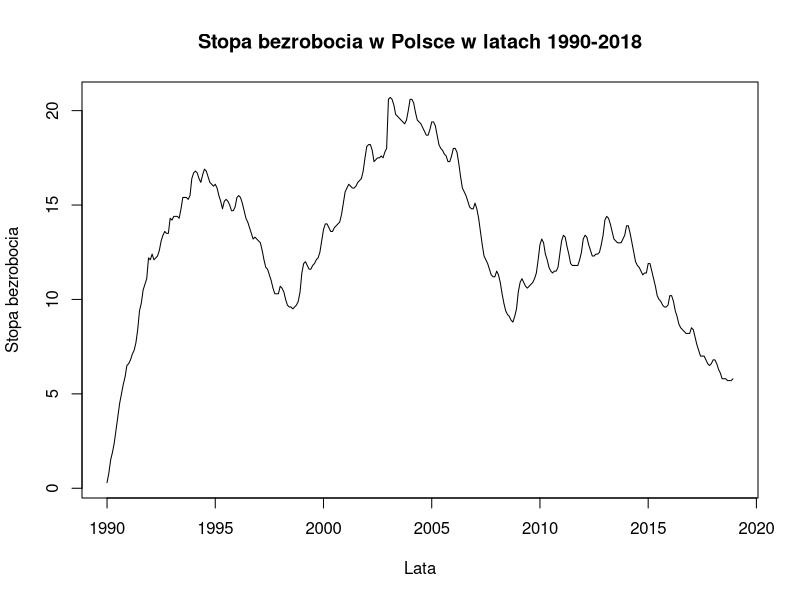
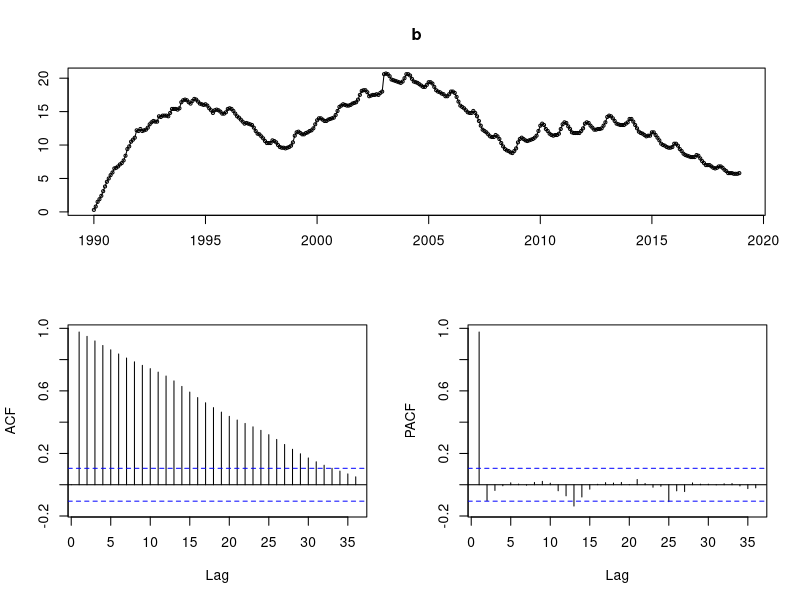
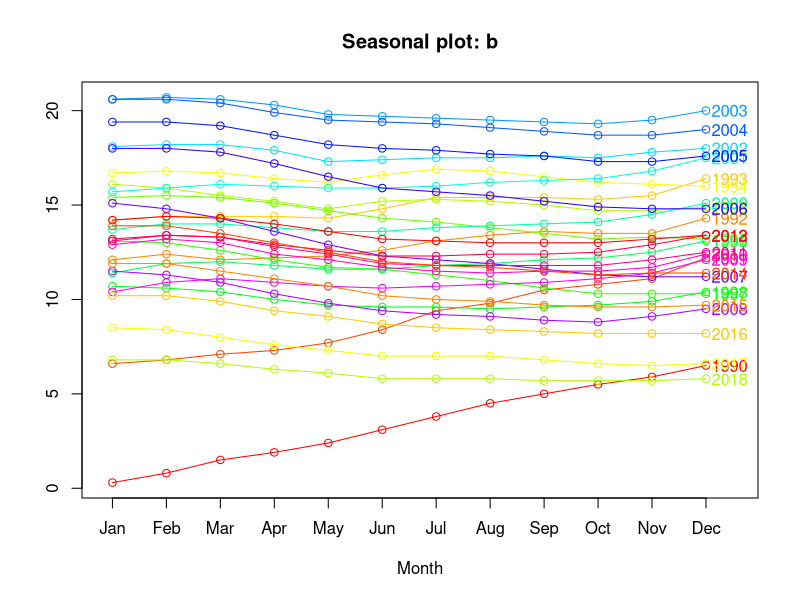
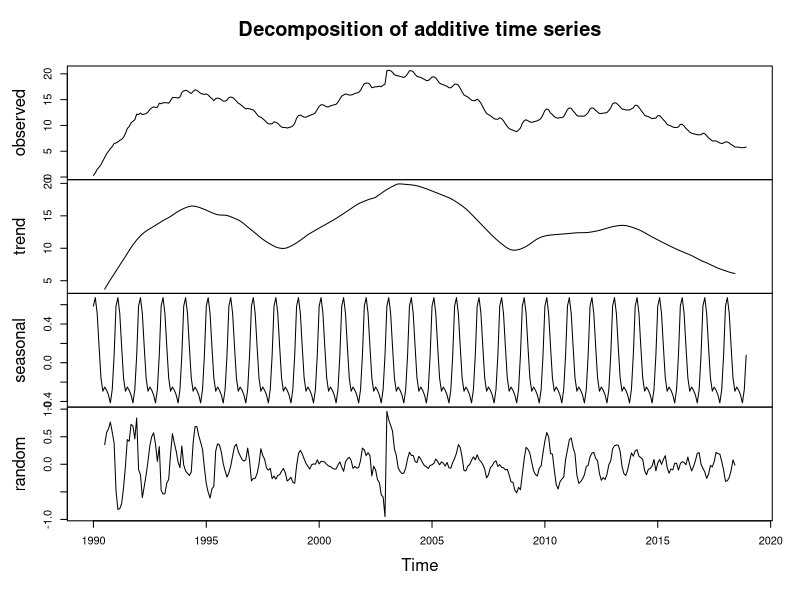
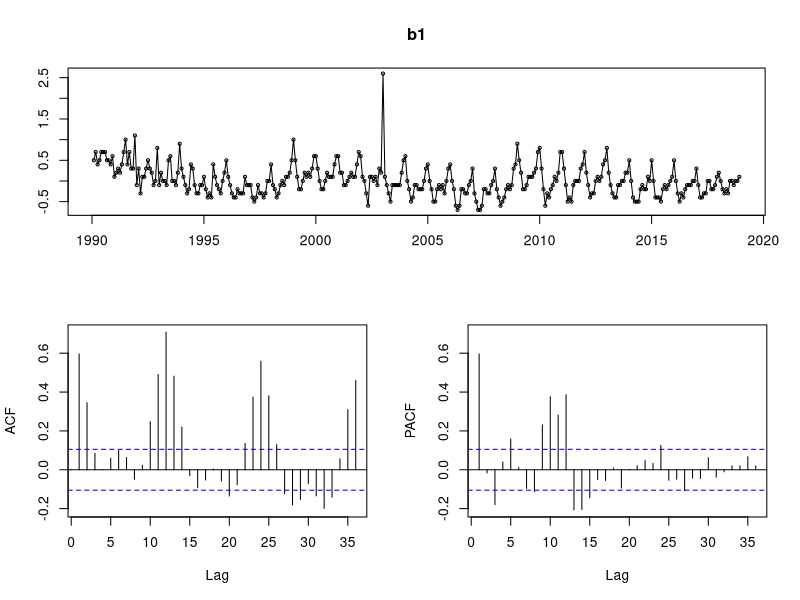
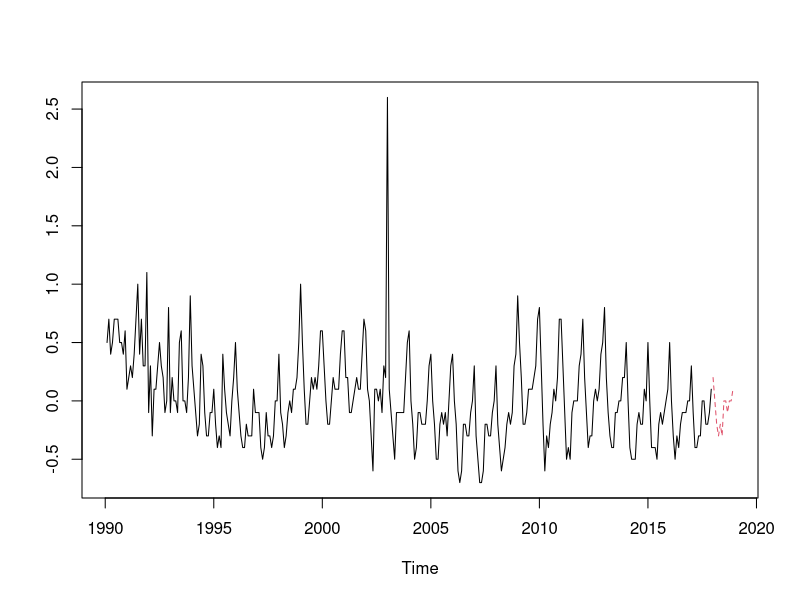
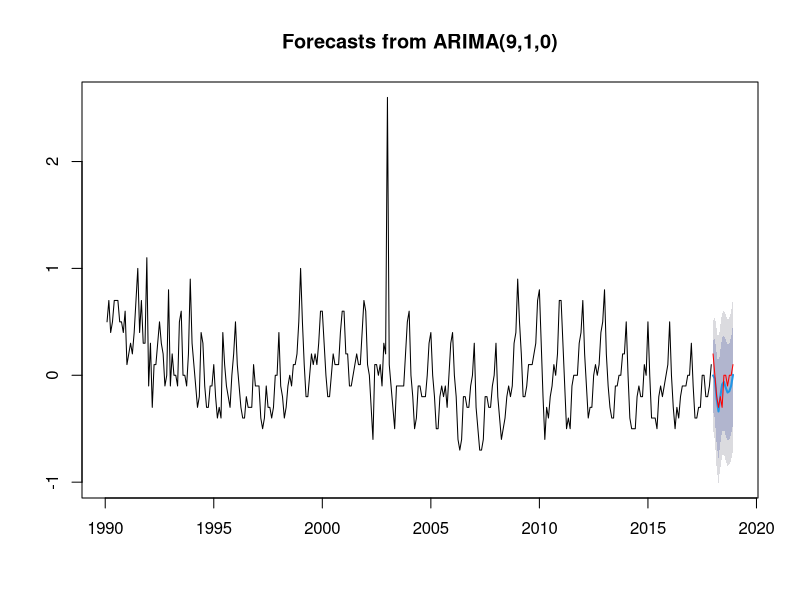
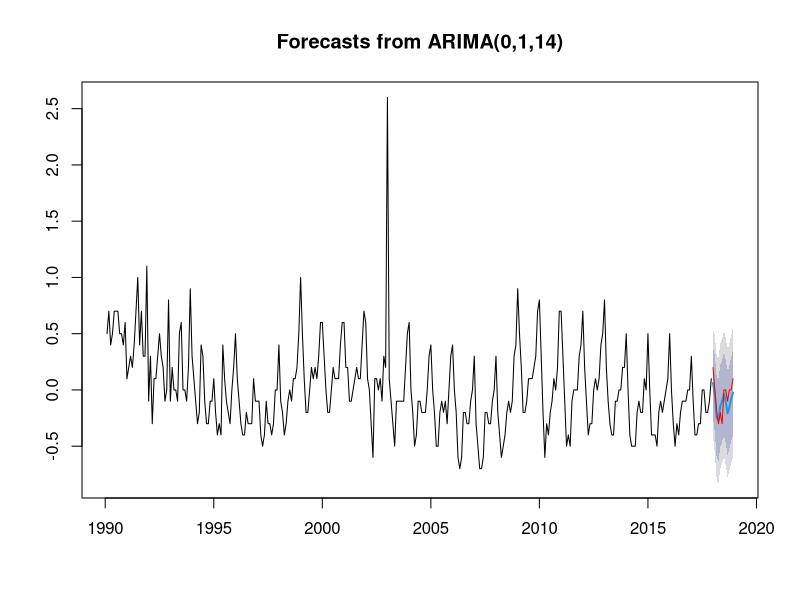

R code for these plots, in order:
## ---- chunk 1
knitr::opts_chunk$set(echo = TRUE)
library(zoo)
library(forecast)
library(dplyr)
library(stats)
library(tseries)
## ---- chunk 2
options(max.print = 99999999) 
bezrobocie<-read.csv2(file="dane2018.csv", header = TRUE, sep = ";", dec = ",")
## ---- chunk 3
b=ts(bezrobocie$kolumna, start=1990, frequency=12)
b
## ---- chunk 4
plot(b, main = "Stopa bezrobocia w Polsce w latach 1990-2018", ylab = "Stopa bezrobocia",xlab = "Lata")
## ---- chunk 5
tsdisplay(b)
## ---- chunk 6

adf.test(b, alternative = "stationary")

## ---- chunk 7
seasonplot ( b, col = rainbow (23),year.labels = TRUE)
## ---- chunk 8
b.dekomp <- decompose(b)
plot(b.dekomp)
## ---- chunk 9
b1<-diff(b)
tsdisplay(b1)
## ---- chunk 10
adf.test(b1, alternative = "stationary")
## ---- chunk 11
p<-9
q<-14
d<-1
## ---- chunk 12
train<-window(b1,end= c(2017,12))
test<-window(b1,start=c(2018,1))
## ---- chunk 13
ts.plot(train, test, col=1:2, lty=c(1,2))
## ---- chunk 14
AR<-arima(train, c(p,d,0))
summary(AR)
## ---- chunk 15
MA<-arima(train, c(0,d,q))
summary(MA)
## ---- chunk 16
ARIMA<- auto.arima(train)
summary(ARIMA)
## ---- chunk 17
lambda = BoxCox.lambda(train)
lambda
bc<-BoxCox(train, lambda= 1)
testbc<-BoxCox(test,lambda=1)
BC <- auto.arima(bc)
summary(BC)
## ---- chunk 18
prognozaAR<-forecast(AR,h=length(test))
plot(prognozaAR,type="l")
lines(test, col="red")
## ---- chunk 19
prognozaMA<-forecast(MA,h=length(test))
plot(prognozaMA,type="l")
lines(test, col="red")
## ---- chunk 20
prognozaARIMA<-forecast(ARIMA,h=length(test))
plot(prognozaARIMA,type="l")
lines(test, col="red")
## ---- chunk 21
prognozaBC<-forecast(BC,h=length(test))
plot(prognozaBC,type="l")
lines(testbc, col="red")
## ---- chunk 22
m1<-mean( (prognozaAR$mean - test)^2, na.rm = TRUE)
m2<-mean( (prognozaMA$mean - test)^2, na.rm = TRUE)
m3<-mean( (prognozaARIMA$mean - test)^2, na.rm = TRUE)
m4<-mean( (prognozaBC$mean - test)^2, na.rm = TRUE)
